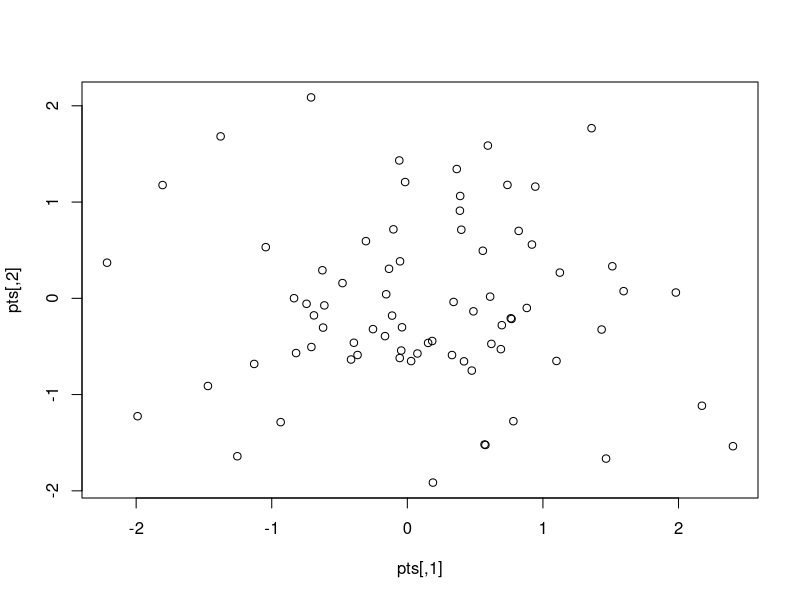

Recreate this plot in R. (Note: this script raises an error after producing the figure.)
## ---- chunk 1
knitr::opts_chunk$set(echo = TRUE)
## ---- chunk 2

vecrize <- TRUE
set.seed(1)
pts <- cbind(matrix(rnorm(150) , ncol = 2), 0)


plot(pts)
system.time({
  edges <- t(combn(seq(nrow(pts)), 2))
  edgetest <- logical(nrow(edges))

  for (ie in seq(nrow(edges))) {
    edge <- pts[edges[ie, ], ]
    #lines(edge, col = rgb(1, 0, 0, 0.3))
    kpts <- setdiff(seq(nrow(pts)), edges[ie, ])
    if (vecrize) {

      test <- SameSide(pts[kpts[-1], , drop = FALSE], pts[kpts[-length(kpts)], , drop = FALSE],
                       edge[1, , drop = FALSE], edge[2, , drop = FALSE])
    } else {
      test <- TRUE
      for (k in seq(length(kpts) -1)) {
        test <- test && SameSide(pts[kpts[k], , drop = FALSE], pts[kpts[k + 1], , drop = FALSE],
                                 edge[1, , drop = FALSE], edge[2, , drop = FALSE])
      }

    }
    if (all(test)) {
      edgetest[ie] <- TRUE
      #lines(edge, lty =2, lwd = 3)
    }

  }

})

apply(edges[edgetest, ], 1, function(x) lines(pts[x, ], lwd = 4))
## ---- chunk 3
pts <- cbind(matrix(sample(rnorm(150000), 15000) , ncol = 2), 0)
# library(maptools)
# data(wrld_simpl)
# map <- subset(wrld_simpl, NAME == "Australia")
# pts <- coordinates(as(as(map, "SpatialLines"), "SpatialPoints"))

np <- nrow(pts)
system.time({
## sort x,y
ord <- order(pts[,1], pts[,2])
#plot(pts[ord, ], col = grey(seq(0.2, 0.6, length = length(ord))), pch = 19)
pts1 <- pts[ord, ]


L_upper <- c(1, 2)
for (i in 3:np) {
  L_upper <- c(L_upper, i)
  ll <- length(L_upper)
  while(ll > 2 && !turnright(pts1[tail(L_upper, 3), ])) {
    L_upper <- L_upper[-(ll - 1)]
    ll <- length(L_upper)
  }
}

L_lower <- c(np, np - 1)
for (i in (np-2):1) {
  L_lower <- c(L_lower, i)
  ll <- length(L_lower)
   while(ll > 2 && !turnright(pts1[tail(L_lower, 3), ])) {
    L_lower <- L_lower[-(ll - 1)]
    ll <- length(L_lower)
  }
}
L_lower <- L_lower[-c(1, length(L_lower))]

chul <- c(L_upper, L_lower)
})

plot(pts1)
lines(pts1[c(chul, chul[1]), ])

